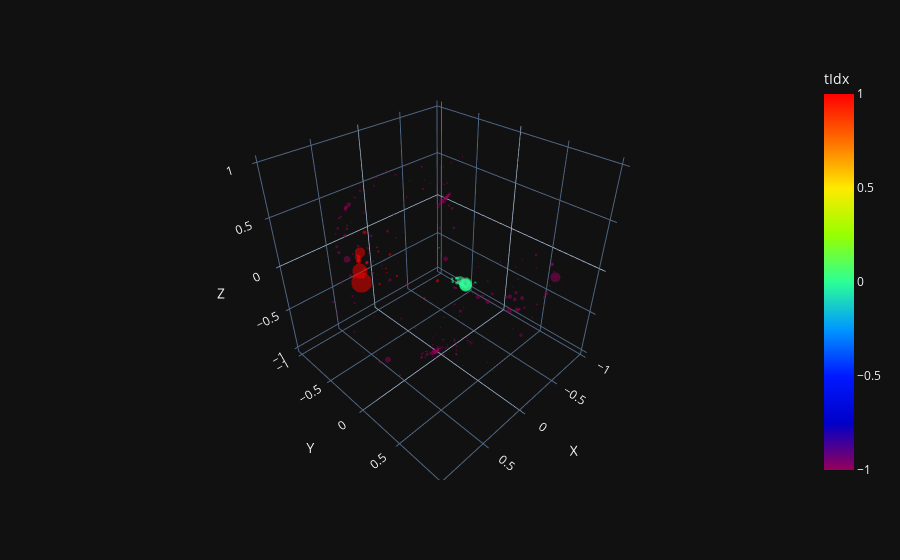

Notebook source saved alongside this figure:
### Code cell
filename = get_path("/work/gkrzmanc/jetclustering/results/train/Eval_no_pid_eval_2025_03_04_15_54_50/eval_0.pkl", "results")
# for rinv=0.7, see /work/gkrzmanc/jetclustering/results/train/Test_betaPt_BC_rinv07_2025_01_03_15_38_58

result = CPU_Unpickler(open(filename, "rb")).load()
dataset = EventDataset.from_directory(result["filename"], mmap=True)
# plotly 3d plot of result["pred"], colored by result["GT_cluster"]
from src.plotting.plot_coordinates import plot_coordinates
filt = result["event_idx"] == 5
# normalized coordinates
norm_coords = result["pred"][filt, 1:4] / np.linalg.norm(result["pred"][filt, 1:4] , axis=1 ,keepdims=1)
plot_coordinates(norm_coords, torch.tensor(result["pt"][filt]), torch.tensor(result["GT_cluster"][filt])).show()

### Figure 1 — Plotly figure (JSON) as saved in the notebook; plotly's stock layout.template omitted (floating-point values rounded to 4 significant figures; data arrays with more than 128 entries replaced by an {"elided": "..."} marker saying what was removed)
{"data": [{"hovertemplate": "X=%{x}<br>Y=%{y}<br>Z=%{z}<br>pt=%{marker.size}<br>tIdx=%{marker.color}<extra></extra>", "legendgroup": "", "marker": {"color": {"elided": "439 float values"}, "coloraxis": "coloraxis", "opacity": 0.5, "size": {"elided": "439 float values"}, "sizemode": "area", "sizeref": 0.1775, "symbol": "circle", "line": {"width": 0}}, "mode": "markers", "name": "", "scene": "scene", "showlegend": false, "x": {"elided": "439 float values"}, "y": {"elided": "439 float values"}, "z": {"elided": "439 float values"}, "type": "scatter3d"}], "layout": {"scene": {"domain": {"x": [0.0, 1.0], "y": [0.0, 1.0]}, "xaxis": {"title": {"text": "X"}}, "yaxis": {"title": {"text": "Y"}}, "zaxis": {"title": {"text": "Z"}}}, "coloraxis": {"colorbar": {"title": {"text": "tIdx"}}, "colorscale": [[0.0, "rgb(150,0,90)"], [0.125, "rgb(0,0,200)"], [0.25, "rgb(0,25,255)"], [0.375, "rgb(0,152,255)"], [0.5, "rgb(44,255,150)"], [0.625, "rgb(151,255,0)"], [0.75, "rgb(255,234,0)"], [0.875, "rgb(255,111,0)"], [1.0, "rgb(255,0,0)"]]}, "legend": {"tracegroupgap": 0, "itemsizing": "constant"}, "margin": {"t": 60}}}
